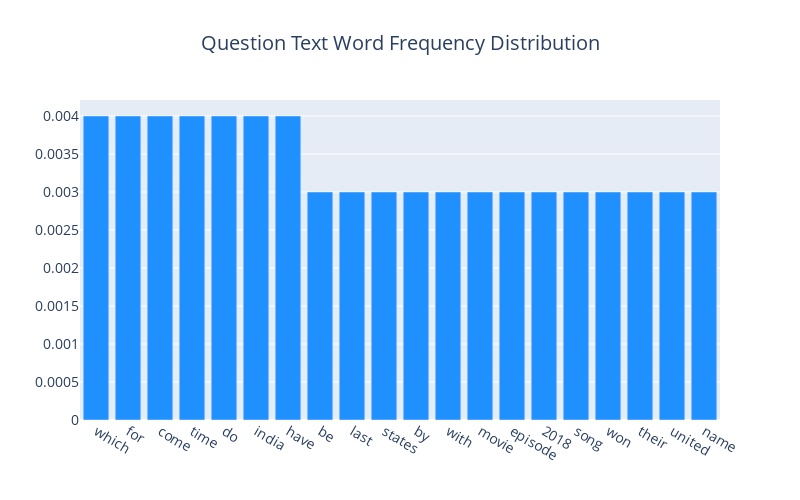

The cell this chart's notebook holds for it:
### Markdown cell above
* Top words are repeated

### Code cell
frequency = count_word_frequency(test['question_text'], 20, 40)

### Figure 1 — Plotly figure (JSON) as saved in the notebook; plotly's stock layout.template omitted (floating-point values rounded to 4 significant figures)
{"data": [{"marker": {"color": "#1E90FF"}, "type": "bar", "x": ["which", "for", "come", "time", "do", "india", "have", "be", "last", "states", "by", "with", "movie", "episode", "2018", "song", "won", "their", "united", "name"], "y": [0.004, 0.004, 0.004, 0.004, 0.004, 0.004, 0.004, 0.003, 0.003, 0.003, 0.003, 0.003, 0.003, 0.003, 0.003, 0.003, 0.003, 0.003, 0.003, 0.003]}], "layout": {"font": {"size": 14}, "height": 500, "title": {"text": "Question Text Word Frequency Distribution", "x": 0.5}, "width": 800}}
